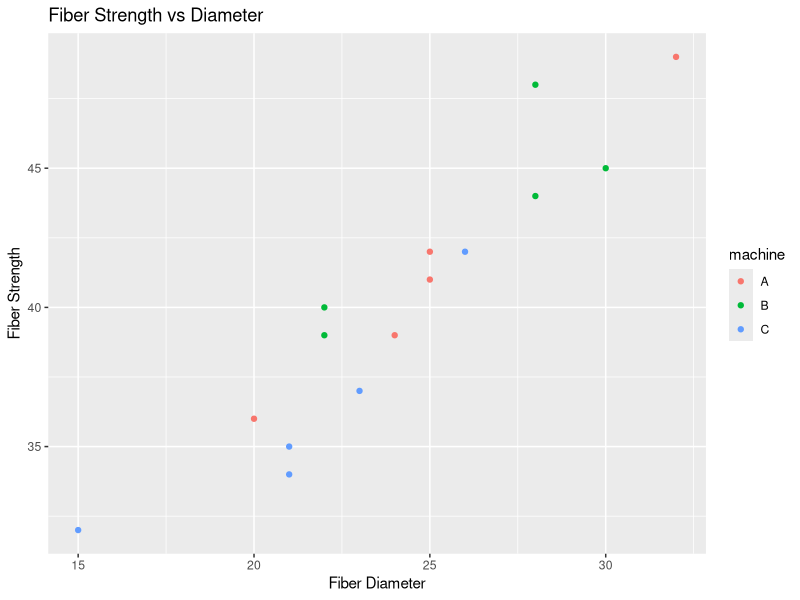
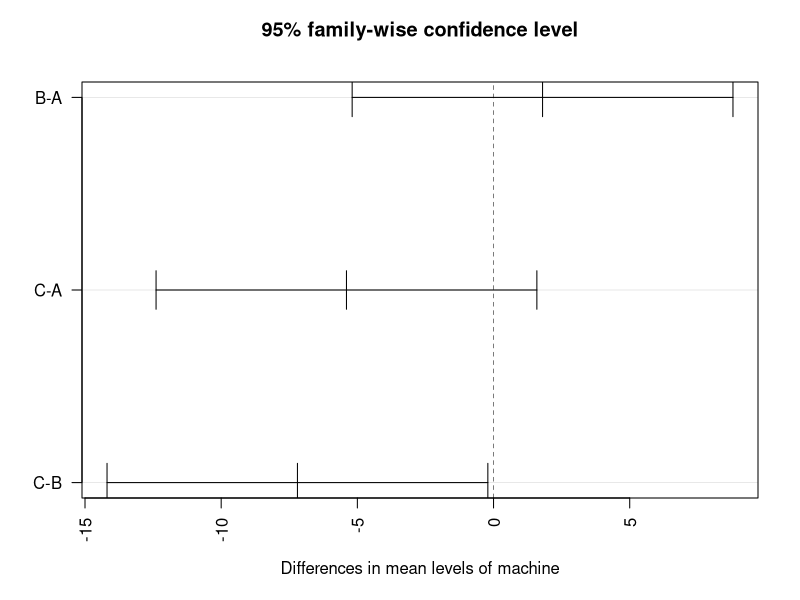
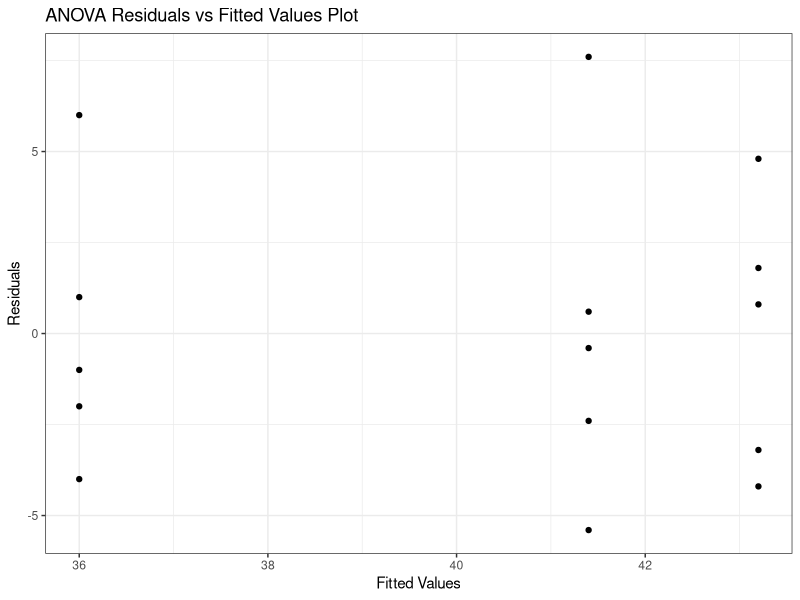
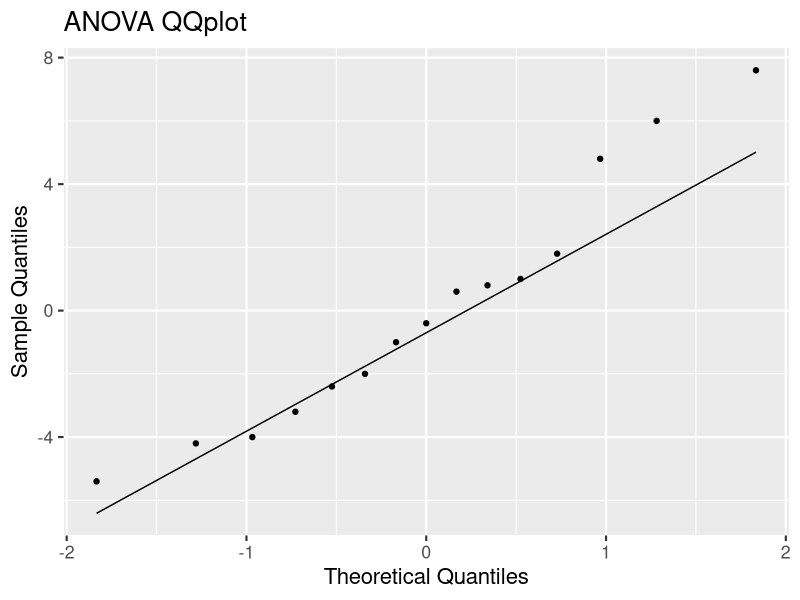
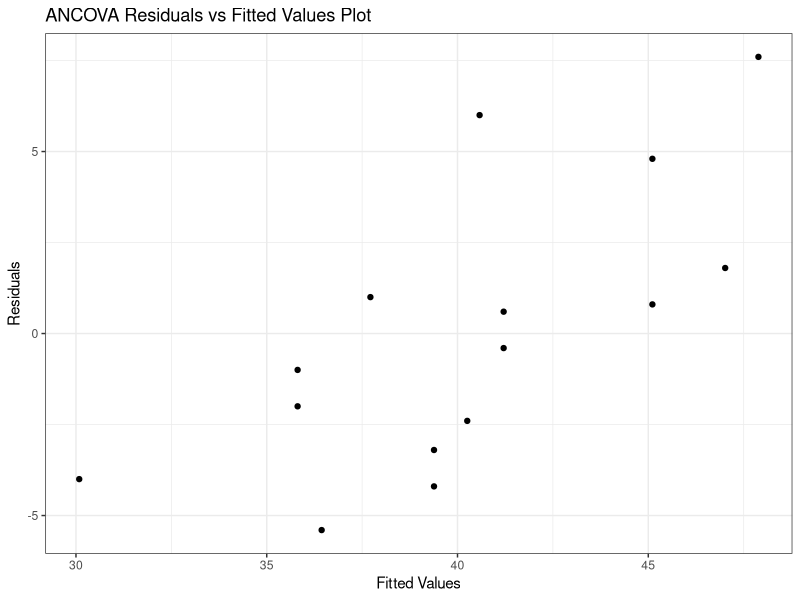
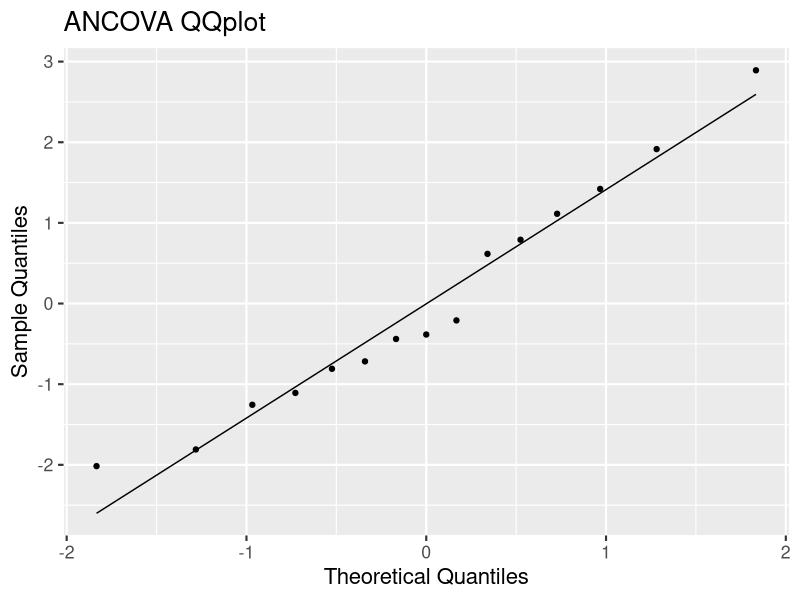

Write the R code that produced these figures, in order.
## ---- chunk 1
library(knitr)
#install the tidyverse library (do this once)
#install.packages("tidyverse")
library(tidyverse)
knitr::opts_chunk$set(echo = FALSE, message = FALSE, warning = FALSE, fig.width = 4, fig.height = 4, tidy = TRUE)
## ---- chunk 2
#code for prob1

#load the dataset
library(readr)
fiber <- read_csv("fiber.csv")

fiber %>% group_by(machine) %>%
summarise("mean_strength" = mean(strength), "sd_strength" = sd(strength),
"mean_diameter" = mean(diameter), "sd_diameter" = sd(diameter),
"n" = length(strength))

g_fiber <- ggplot(fiber, aes(x = diameter, y = strength, col = machine)) +  
                             xlab("Fiber Diameter") + 
                             ylab("Fiber Strength") +
                              ggtitle("Fiber Strength vs Diameter") + 
geom_point()
g_fiber
## ---- chunk 3
#code for prob2
model1 <- lm(strength ~ machine, data = fiber)
kable(anova(model1))
## ---- chunk 4
#code for prob3
library(emmeans)

fiber.Tukey <- TukeyHSD(aov(strength~machine,data = fiber))
fiber.Tukey
plot(fiber.Tukey,las = 2)

lsFoneway <- emmeans(model1, pairwise ~ machine)
lsFoneway$contrasts
## ---- chunk 5
#code for prob4
model2 <- lm(strength ~ machine + diameter, data = fiber)
kable(anova(model1))
kable(anova(model2))
kable(anova(model1, model2))
## ---- chunk 6
#code for prob5a
summary(model2)
emmeansF <- emmeans(model2, pairwise ~ machine|diameter)
emmeansF$contrasts
## ---- chunk 7
#code for prob6

#ANOVA Plots
attach(fiber)
df1 <- data.frame(predict(model1),model1$residuals,strength)

strength %>%
  data(df1)
  ggplot() + 
  theme_bw() +
  geom_point(aes(x = predict(model1),
                 y = model1$residuals)) +
xlab("Fitted Values") + 
ylab("Residuals") + 
  ggtitle("ANOVA Residuals vs Fitted Values Plot") +
  theme(legend.position = "none")

ggplot(model1,aes(sample = model1$residuals))+
  stat_qq()+
  stat_qq_line()+
  xlab("Theoretical Quantiles")+
  ylab("Sample Quantiles")+
  ggtitle("ANOVA QQplot")+
  theme_gray(base_size = 16)

#ANCOVA Plots
df2 <- data.frame(predict(model2),model2$residuals,strength)

strength %>%
  data(df2)
  ggplot() + 
  theme_bw() +
  geom_point(aes(x = predict(model2),
                 y = model1$residuals)) +
xlab("Fitted Values") + 
ylab("Residuals") + 
  ggtitle("ANCOVA Residuals vs Fitted Values Plot") +
  theme(legend.position = "none")
  
ggplot(model2,aes(sample = model2$residuals))+
  stat_qq()+
  stat_qq_line()+
  xlab("Theoretical Quantiles")+
  ylab("Sample Quantiles")+
  ggtitle("ANCOVA QQplot")+
  theme_gray(base_size = 16)


## ---- chunk 8
#code for prob7

## ---- chunk 9
#code for prob8
## ---- chunk 10
#code for prob9

#first, we'll need to convert machine from a factor to a vector
attach(fiber)
model3 <- lm(strength ~ machine + diameter + machine * diameter, data = fiber)
summary(model3)
kable(anova(model3))
